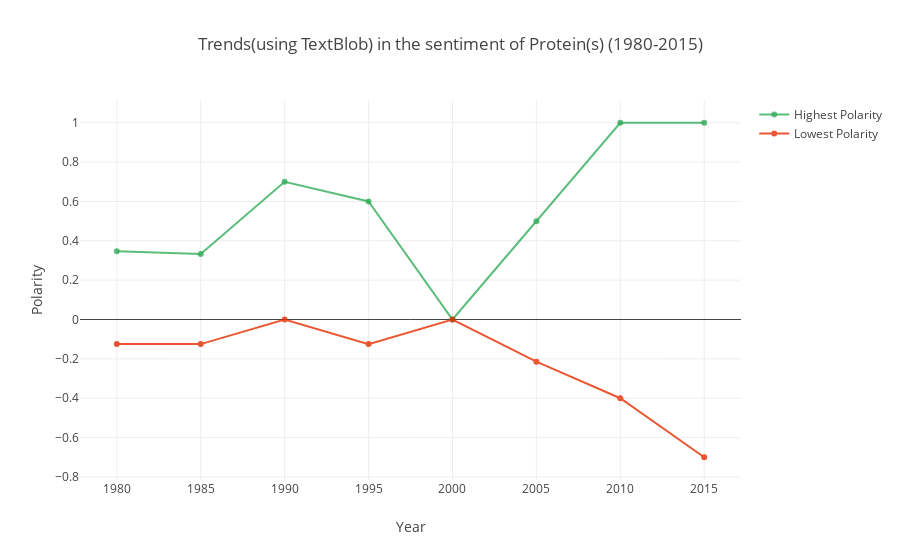

Notebook code for this chart:
### Code cell
nutrient = 'Protein'

iplot(getNutrientPolarityTrendLine(nutrientName= nutrient,package='TextBlob')) 

# Note : The difference between the max and min polarities for a year help understand the variation in the sentiment
#        polarity of a nutrient for a particular year.

### Figure 1 — Plotly figure (JSON) as saved in the notebook; plotly's stock layout.template omitted (floating-point values rounded to 4 significant figures)
{"data": [{"line": {"color": "rgba(0, 153, 51, .8)"}, "name": "Highest Polarity", "opacity": 0.8, "type": "scatter", "x": [1980, 1985, 1990, 1995, 2000, 2005, 2010, 2015], "y": [0.3467, 0.3333, 0.7, 0.6, 0, 0.5, 1, 1]}, {"line": {"color": "rgb(230, 46, 0)"}, "name": "Lowest Polarity", "opacity": 0.8, "type": "scatter", "x": [1980, 1985, 1990, 1995, 2000, 2005, 2010, 2015], "y": [-0.125, -0.125, 0, -0.125, 0, -0.2143, -0.4, -0.7]}], "layout": {"title": "Trends(using TextBlob) in the sentiment of Protein(s) (1980-2015)", "xaxis": {"title": "Year"}, "yaxis": {"title": "Polarity"}}}
